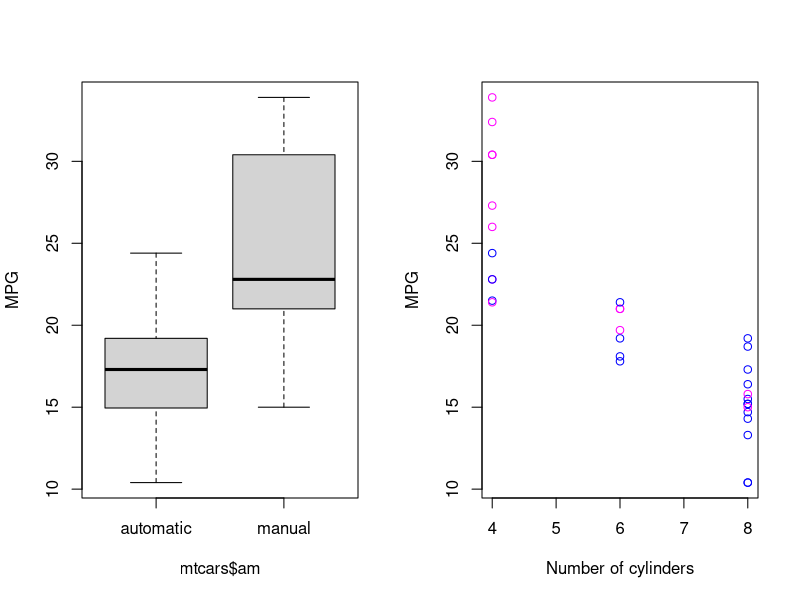
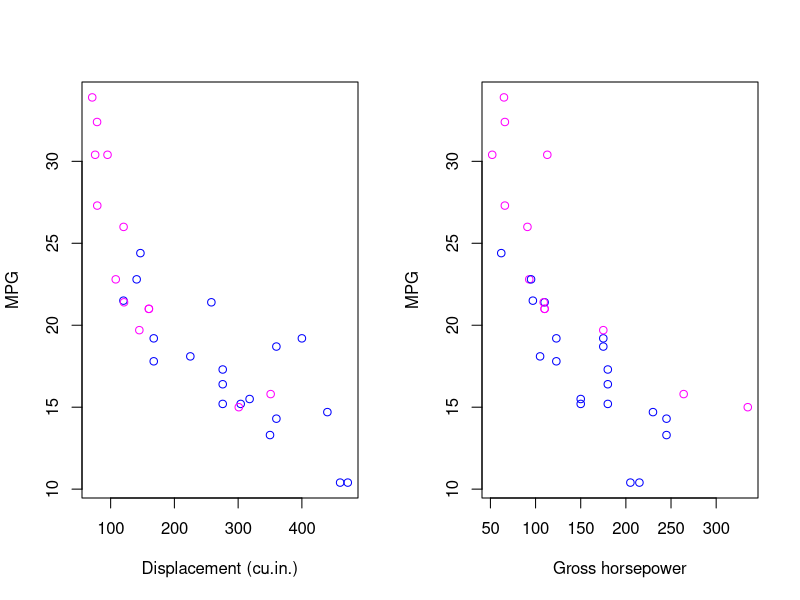
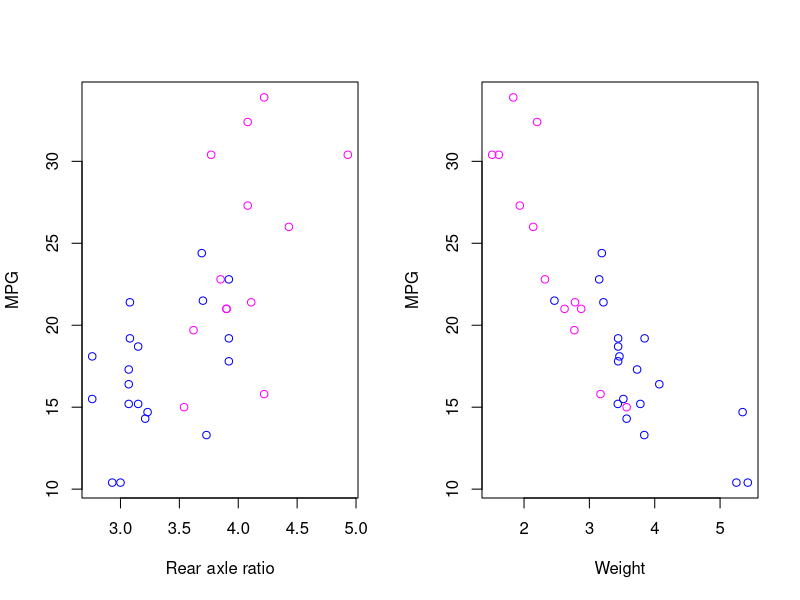
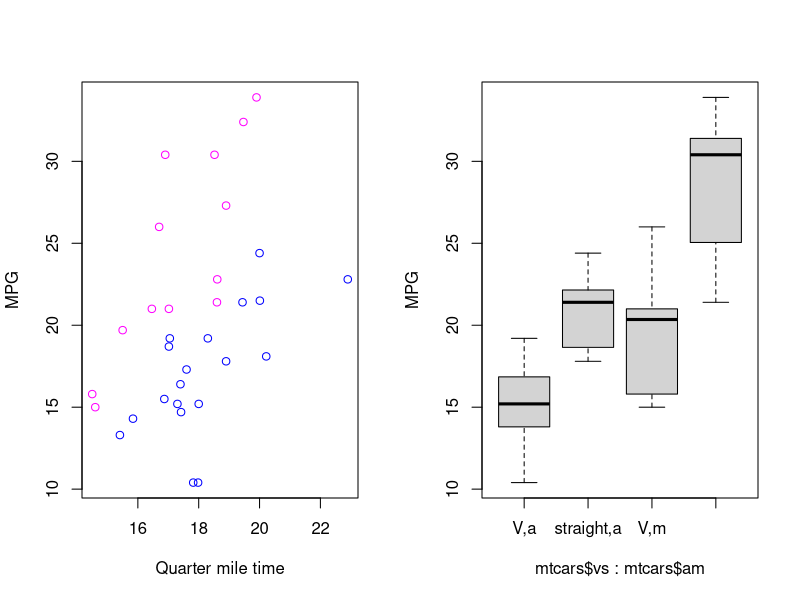
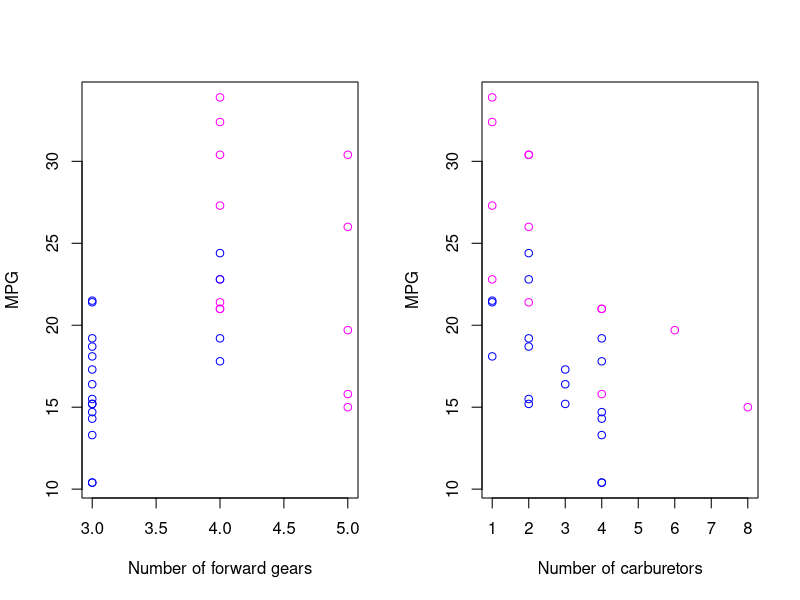

Write the R code that produced these figures, in order.
## ---- chunk 1
modelOnAM <- lm(mpg ~ am, data = mtcars)
model <- lm(mpg ~ (wt + vs + am), data = mtcars)
#modelSOME <- lm(mpg ~ (wt + vs + am + hp + disp), data = mtcars)
modelALL <- lm(mpg ~ ., data = mtcars)
anova(modelOnAM, model, modelALL)
## ---- chunk 2
summary(model)$coefficients
## ---- chunk 3
palette(c("blue", "magenta"))
par(mfrow=c(1,2))
boxplot(mtcars$mpg ~ mtcars$am, names = c("automatic", "manual"), ylab = "MPG")
data <- mtcars ; data$am <- factor(data$am, labels = c(1,2))
plot(data$cyl, data$mpg, col = data$am, xlab = "Number of cylinders", ylab = "MPG")
plot(data$disp, data$mpg, col = data$am, xlab = "Displacement (cu.in.)", ylab = "MPG") 
plot(data$hp, data$mpg, col = data$am, xlab = "Gross horsepower", ylab = "MPG")
plot(data$drat, data$mpg, col = data$am, xlab = "Rear axle ratio", ylab = "MPG") 
plot(data$wt, data$mpg, col = data$am, xlab = "Weight", ylab = "MPG")
plot(data$qsec, data$mpg, col = data$am, xlab = "Quarter mile time", ylab = "MPG")
boxplot(mtcars$mpg ~ (mtcars$vs + mtcars$am), 
        names = c("V,a", "straight,a", "V,m", "straight,m"), ylab = "MPG")
plot(data$gear, data$mpg, col = data$am, xlab = "Number of forward gears", ylab = "MPG") 
plot(data$carb, data$mpg, col = data$am, xlab = "Number of carburetors", ylab = "MPG")
